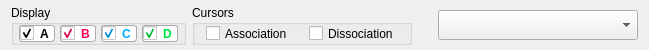
            <widget class="QFrame" name="horizontalFrame">
             <property name="minimumSize">
              <size>
               <width>0</width>
               <height>50</height>
              </size>
             </property>
             <property name="maximumSize">
              <size>
               <width>16777215</width>
               <height>50</height>
              </size>
             </property>
             <layout class="QHBoxLayout" name="horizontalLayout_2">
              <property name="leftMargin">
               <number>11</number>
              </property>
              <property name="topMargin">
               <number>0</number>
              </property>
              <property name="rightMargin">
               <number>11</number>
              </property>
              <property name="bottomMargin">
               <number>0</number>
              </property>
              <item>
               <widget class="QGroupBox" name="groupBox_3">
                <property name="maximumSize">
                 <size>
                  <width>175</width>
                  <height>40</height>
                 </size>
                </property>
                <property name="title">
                 <string>Display</string>
                </property>
                <layout class="QHBoxLayout" name="horizontalLayout_4">
                 <property name="spacing">
                  <number>5</number>
                 </property>
                 <property name="leftMargin">
                  <number>5</number>
                 </property>
                 <property name="topMargin">
                  <number>0</number>
                 </property>
                 <property name="rightMargin">
                  <number>5</number>
                 </property>
                 <property name="bottomMargin">
                  <number>0</number>
                 </property>
                 <item>
                  <widget class="QCheckBox" name="segment_A">
                   <property name="minimumSize">
                    <size>
                     <width>0</width>
                     <height>15</height>
                    </size>
                   </property>
                   <property name="maximumSize">
                    <size>
                     <width>37</width>
                     <height>16777215</height>
                    </size>
                   </property>
                   <property name="font">
                    <font>
                     <family>Segoe UI</family>
                     <pointsize>9</pointsize>
                     <bold>true</bold>
                    </font>
                   </property>
                   <property name="styleSheet">
                    <string notr="true">QCheckBox{
	color: black;
	background:white;
	border: 1px solid rgb(171, 171, 171); 
	border-radius: 3px;
}</string>
                   </property>
                   <property name="text">
                    <string>A  </string>
                   </property>
                   <property name="checked">
                    <bool>true</bool>
                   </property>
                  </widget>
                 </item>
                 <item>
                  <widget class="QCheckBox" name="segment_B">
                   <property name="minimumSize">
                    <size>
                     <width>0</width>
                     <height>15</height>
                    </size>
                   </property>
                   <property name="maximumSize">
                    <size>
                     <width>37</width>
                     <height>16777215</height>
                    </size>
                   </property>
                   <property name="font">
                    <font>
                     <family>Segoe UI</family>
                     <pointsize>9</pointsize>
                     <bold>true</bold>
                    </font>
                   </property>
                   <property name="styleSheet">
                    <string notr="true">QCheckBox{
	color: rgb(255, 0, 81);
	background: white;
	border: 1px solid rgb(171, 171, 171); 
	border-radius: 3px;
}</string>
                   </property>
                   <property name="text">
                    <string>B  </string>
                   </property>
                   <property name="checked">
                    <bool>true</bool>
                   </property>
                  </widget>
                 </item>
                 <item>
                  <widget class="QCheckBox" name="segment_C">
                   <property name="minimumSize">
                    <size>
                     <width>0</width>
                     <height>15</height>
                    </size>
                   </property>
                   <property name="maximumSize">
                    <size>
                     <width>37</width>
                     <height>16777215</height>
                    </size>
                   </property>
                   <property name="font">
                    <font>
                     <family>Segoe UI</family>
                     <pointsize>9</pointsize>
                     <bold>true</bold>
                    </font>
                   </property>
                   <property name="styleSheet">
                    <string notr="true">QCheckBox{
	color: rgb(0, 174, 255);
	background: white;
	border: 1px solid rgb(171, 171, 171); 
	border-radius: 3px;
}</string>
                   </property>
                   <property name="text">
                    <string>C  </string>
                   </property>
                   <property name="checked">
                    <bool>true</bool>
                   </property>
                  </widget>
                 </item>
                 <item>
                  <widget class="QCheckBox" name="segment_D">
                   <property name="minimumSize">
                    <size>
                     <width>0</width>
                     <height>15</height>
                    </size>
                   </property>
                   <property name="maximumSize">
                    <size>
                     <width>37</width>
                     <height>16777215</height>
                    </size>
                   </property>
                   <property name="font">
                    <font>
                     <family>Segoe UI</family>
                     <pointsize>9</pointsize>
                     <bold>true</bold>
                    </font>
                   </property>
                   <property name="styleSheet">
                    <string notr="true">QCheckBox{
	color: rgb(0, 230, 65);
	border: 1px solid rgb(171, 171, 171); 
	background:white;
	border-radius: 3px;
}</string>
                   </property>
                   <property name="text">
                    <string>D  </string>
                   </property>
                   <property name="checked">
                    <bool>true</bool>
                   </property>
                  </widget>
                 </item>
                </layout>
               </widget>
              </item>
              <item>
               <widget class="QGroupBox" name="cursor_ctrls">
                <property name="minimumSize">
                 <size>
                  <width>220</width>
                  <height>0</height>
                 </size>
                </property>
                <property name="maximumSize">
                 <size>
                  <width>220</width>
                  <height>40</height>
                 </size>
                </property>
                <property name="title">
                 <string>Cursors</string>
                </property>
                <layout class="QHBoxLayout" name="horizontalLayout_5">
                 <property name="spacing">
                  <number>5</number>
                 </property>
                 <property name="leftMargin">
                  <number>5</number>
                 </property>
                 <property name="topMargin">
                  <number>0</number>
                 </property>
                 <property name="rightMargin">
                  <number>5</number>
                 </property>
                 <property name="bottomMargin">
                  <number>0</number>
                 </property>
                 <item alignment="Qt::AlignHCenter">
                  <widget class="QCheckBox" name="assoc_cursors">
                   <property name="text">
                    <string>Association</string>
                   </property>
                  </widget>
                 </item>
                 <item alignment="Qt::AlignHCenter">
                  <widget class="QCheckBox" name="dissoc_cursors">
                   <property name="text">
                    <string>Dissociation</string>
                   </property>
                  </widget>
                 </item>
                </layout>
               </widget>
              </item>
              <item>
               <spacer name="horizontalSpacer_2">
                <property name="orientation">
                 <enum>Qt::Horizontal</enum>
                </property>
                <property name="sizeHint" stdset="0">
                 <size>
                  <width>20</width>
                  <height>20</height>
                 </size>
                </property>
               </spacer>
              </item>
              <item alignment="Qt::AlignLeft">
               <widget class="QComboBox" name="seg_select">
                <property name="minimumSize">
                 <size>
                  <width>200</width>
                  <height>25</height>
                 </size>
                </property>
                <property name="maximumSize">
                 <size>
                  <width>200</width>
                  <height>30</height>
                 </size>
                </property>
               </widget>
              </item>
             </layout>
            </widget>
